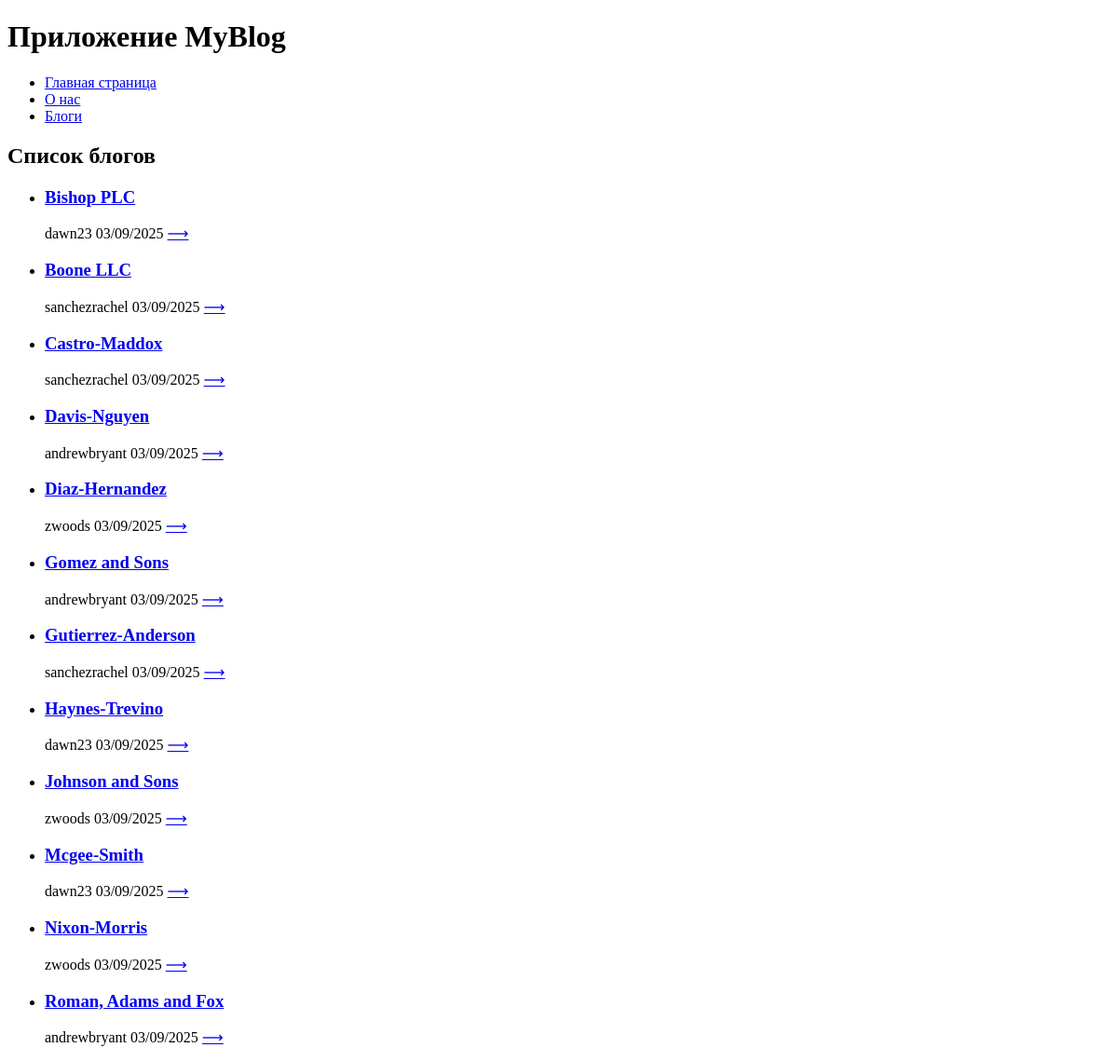
The page /blogs/ on the database as committed earlier.
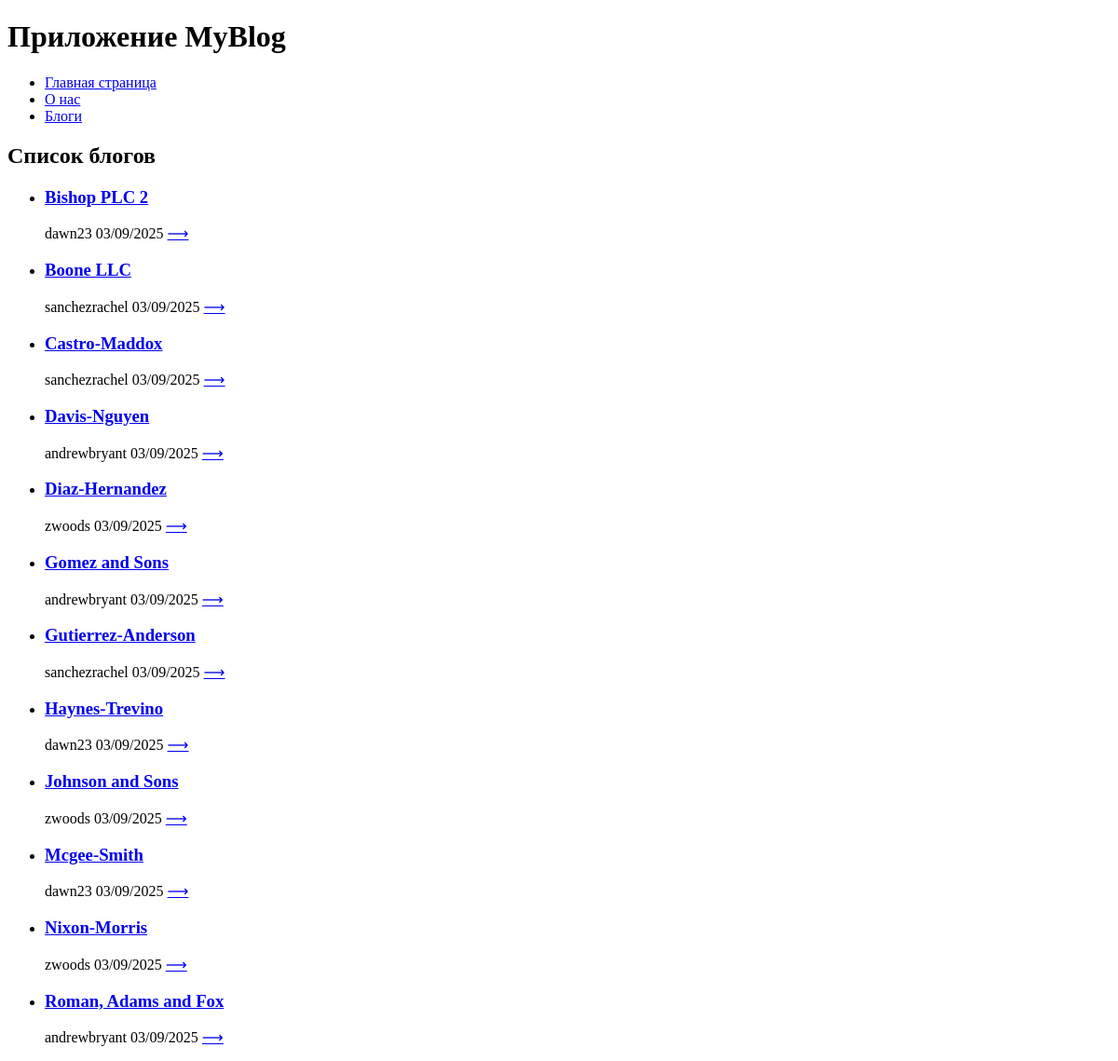
The same page on the database as committed later.
### app_blog/models.py (models this page shows, shortened)
class Blog(models.Model):
    author = models.ForeignKey(User, verbose_name="автор", on_delete=models.CASCADE)
    name = models.CharField(verbose_name="название", max_length=200, unique=True)
    created_at = models.DateTimeField(verbose_name="дата создания", auto_now_add=True)
    updated_at = models.DateTimeField(verbose_name="дата редактирования", auto_now=True)
    objects = models.Manager()
    class Meta:
        verbose_name = "Блог"
        verbose_name_plural = "Блоги"
        ordering = ["name"]
    def get_absolute_url(self):
        return reverse('blogs:blog-detail', kwargs={"pk": self.pk})

### app_blog/views.py (the view)
# urls.py: path("", BlogListView.as_view(), name="blogs"),
class BlogListView(ListView):
    model = Blog
    queryset = Blog.objects.select_related("author").all()

### app_blog/templates/app_blog/blog_list.html (shortened to what this page needs)
{% extends 'base.html' %}
{% load static %}
{% block content %}
<section class="blogs">
    <div class="blogs__container container">
        <div class="blogs__header">
            <h2 class="blogs__heading">Список блогов</h2>
        </div>
        <ul class="blogs__list">
            {% for blog in object_list %}
                <li class="blogs__item blog-item">
                    <h3 class="blog-item__heading"> <a href="{{ blog.get_absolute_url }}" class="blog-item__link">{{ blog.name }}</a></h3>
                    <span class="blog-item__author">{{ blog.author.get_full_name|default:blog.author }}</span>
                    <span class="blog-item__created">{{ blog.created_at|date:"SHORT_DATE_FORMAT" }}</span>
                    <a href="{{ blog.get_absolute_url }}" class="blog-item__link">⟶</a>
                </li>
            {% endfor %}
        </ul>
    </div>
</section>
{% endblock content %}

Rows that differ between the two databases and show on the page:
changed Blog: name "Bishop PLC" → "Bishop PLC 2"
